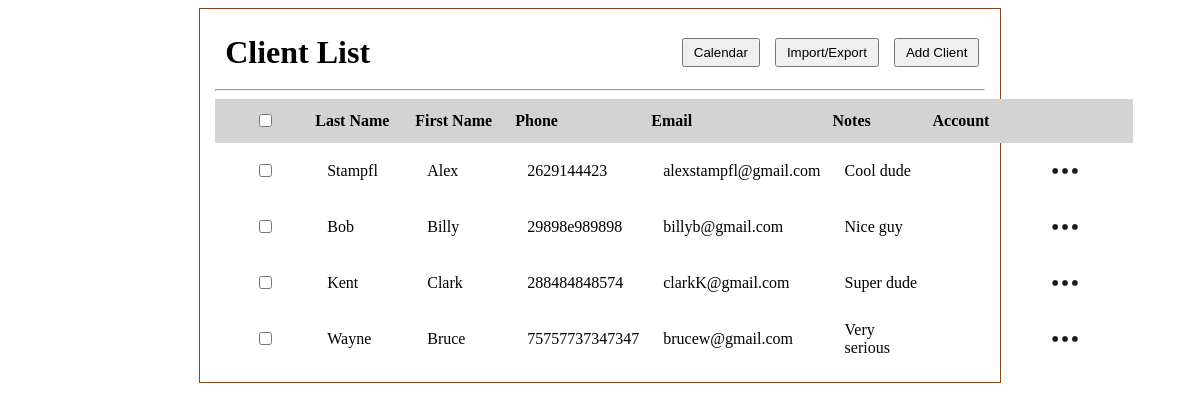
Page /client_list on the earlier database version.
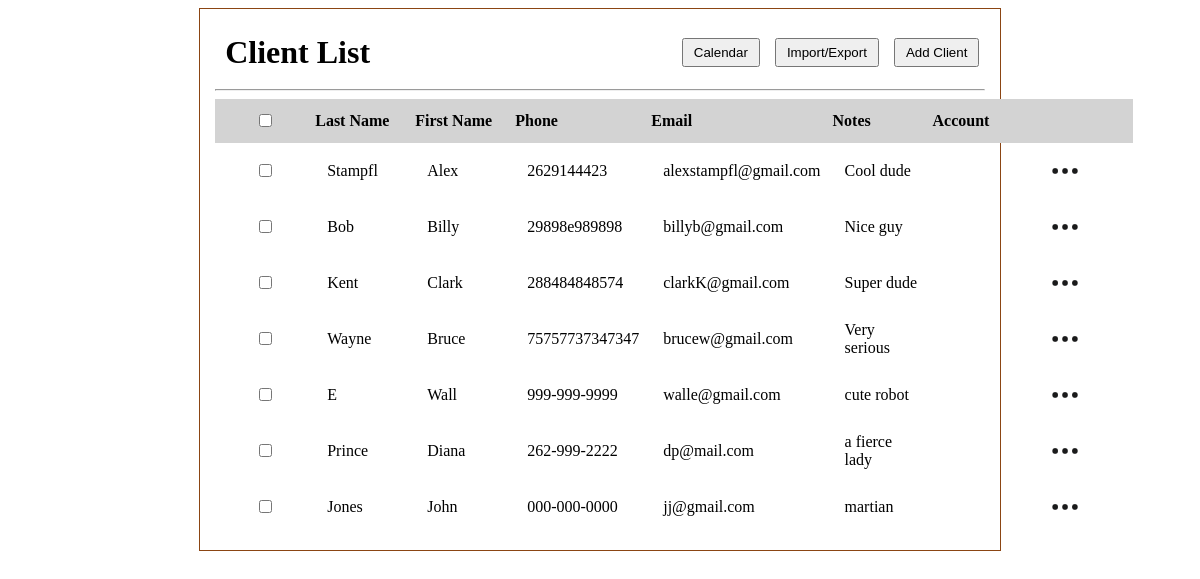
Same page on the later database version.
### tables this page shows
CREATE TABLE clients (
              id INTEGER PRIMARY KEY AUTOINCREMENT,
              first_name TEXT,
              last_name TEXT,
              phone TEXT,
              email TEXT,
              status TEXT
            , client_id INTEGER, notes TEXT);

### app.py (the view)
@app.route('/client_list')
def client_list():
    conn = sqlite3.connect(DB_PATH)  # connects to sqlite database file named client.db, conn is the connection object used to talk to db
    c = conn.cursor() # cursor object lets you execute SQL statements (queries) against db
    c.execute('SELECT * FROM clients')
    clients = c.fetchall() # Fetches all rows that query returned, clients is a list of tuples
    conn.close()
    return render_template('client_list.html', clients=clients)

### templates/client_list.html (shortened to what this page needs)
<!DOCTYPE html>
<html lang="en">
<head>
     <link rel="stylesheet" href="{{ url_for('static', filename = 'main.css') }}">
</head>
<body>
    <div id="client_list">
            <div class="header-row">
                <h1 id="client_list_h1">Client List</h1>
                <div class="header-buttons">
                    <button id="go_to_calendar">Calendar</button>
                    <button id="export_client_list">Import/Export</button>
                    <button id="add_client">Add Client</button>
                </div>
            </div>
        <hr>
        <table>
            <thead>
                <tr id="client_list_headers">
                    <th><input type="checkbox"></th>
                    <th>Last Name</th>
                    <th>First Name</th>
                    <th>Phone</th>
                    <th>Email</th>
                    <th>Notes</th>
                    <th>Account</th>
                    <th></th>
                </tr>
            </thead>
            <tbody id="clientTableBody">
                {% for client in clients %}
                <tr>
                    <td><input type="checkbox"></td>
                    <td>{{ client[2] if client[2] else "" }}</td>
                    <td>{{ client[1] if client[1] else "" }}</td>
                    <td>{{ client[3] if client[3] else "" }}</td>
                    <td>{{ client[4] if client[4] else "" }}</td>
                    <td>{{ client[7] if client[7] else "" }}</td>
                    <td>{{ client[5] if client[5] else "" }}</td>
                    <td class="menu_cell">
                        <div class="menu-container">
                            <img class="meatballs" src = "{{ url_for('static', filename='img/meatball_menu.png') }}" alt="3 dots">
                        </div>
                    </td>
                </tr>
                {% endfor %}
            </tbody>
        </table>
    </div>
</body>
</html>

### static/main.css (style rules this page uses)
#client_list { text-align: center; max-width: 65%; top: 10%; left: 50%; border: 1px solid saddlebrown; height: 100%; margin: 0 auto; padding: 15px; }
table { border-collapse: collapse; width: 100%; }
th, td { padding: 8px 12px; text-align: left; }
#client_list table th:first-child, #client_list table td:first-child { width: 40px; text-align: center; }
table th { padding: 12px 0px 12px 0px; margin: 0 auto; min-width: 100px; text-align: left; }
.header-row { display: flex; justify-content: space-between; align-items: center; width: 98%; padding: 10px; }
.header-buttons { display: flex; gap: 15px; }
#client_list_h1 { display: inline-flex; margin: 0; }
#add_client { padding: 5px 10px; }
#go_to_calendar { padding: 5px 10px; }
#export_client_list { padding: 5px 10px; }
#client_list_headers { background-color: lightgray; }
.menu-container { position: relative; display: inline-block; }
.meatballs { width: 40px; height: 40px; vertical-align: middle; cursor: pointer; }

Differences in the rows shown:
added clients: last_name "E", first_name "Wall", phone "999-999-9999", email "walle@gmail.com", notes "cute robot"
added clients: last_name "Prince", first_name "Diana", phone "262-999-2222", email "dp@mail.com", notes "a fierce lady"
added clients: last_name "Jones", first_name "John", phone "000-000-0000", email "jj@gmail.com", notes "martian"
